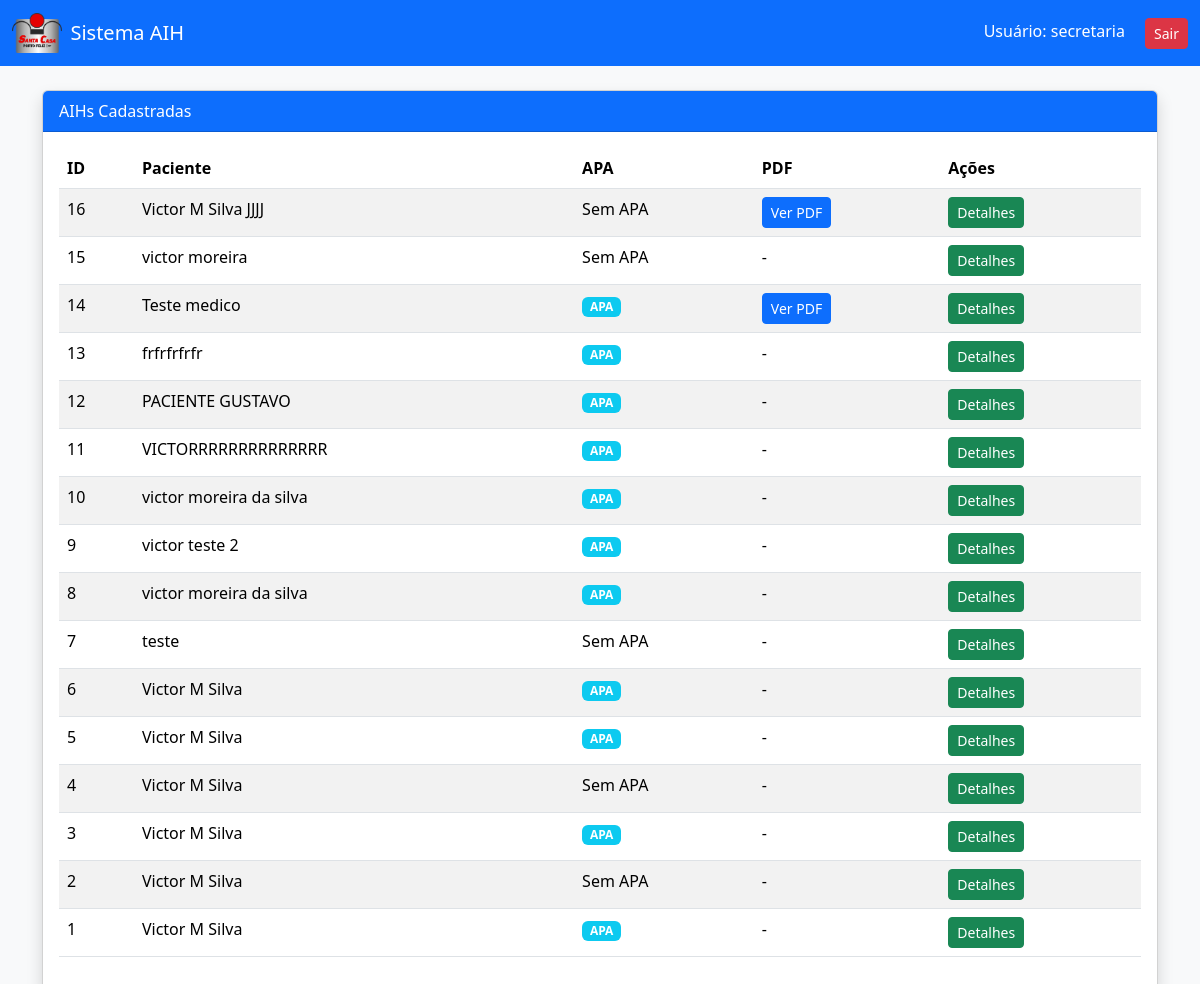
Screenshot of /aih (signed in) with the database file from the repository.
### tables this page shows
CREATE TABLE aih (
        id INTEGER PRIMARY KEY AUTOINCREMENT,

        -- PACIENTE
        nome_paciente TEXT,
        prontuario TEXT,
        cns TEXT,
        data_nascimento TEXT,
        sexo TEXT,
        raca_cor TEXT,
        etnia TEXT,
        nome_mae TEXT,
        telefone1 TEXT,
        telefone2 TEXT,
        responsavel TEXT,
        endereco TEXT,
        municipio TEXT,
        ibge TEXT,
        uf TEXT,
        cep TEXT,

        -- JUSTIFICATIVA
        sinais TEXT,
        condicoes TEXT,
        provas TEXT,
        diagnostico TEXT,
        cid_principal TEXT,
        cid_secundario TEXT,
        cid_associado TEXT,

        -- PROCEDIMENTO
        descricao_procedimento TEXT,
        codigo_procedimento TEXT,
        clinica TEXT,
        carater TEXT,
        doc_prof TEXT,
        numero_doc_prof TEXT,
        nome_prof TEXT,
        data_solicitacao TEXT,

        -- CAUSA EXTERNA
        tipo_acidente TEXT,
        cnpj_seguradora TEXT,
        cnpj_empresa TEXT,
        numero_bilhete TEXT,
        cnae TEXT,
        serie TEXT,
        cbor TEXT,
        vinculo_empresa TEXT,

        -- AUTORIZAÇÃO
        nome_autorizador TEXT,
        orgao_emissor TEXT,
        doc_autorizador TEXT,
        numero_doc_autorizador TEXT,
        data_autorizacao TEXT,
        numero_autorizacao TEXT,

        -- ARQUIVO
        arquivo_pdf TEXT,
        necessita_apa TEXT,
        status TEXT DEFAULT 'Pendente'

    , data_reprovacao TEXT, usuario_aprovacao TEXT, data_aprovacao TEXT, usuario_reprovacao TEXT);

### app.py (the view)
@app.route("/aih")
@login_required
def listar_aih_completa():
    conn = conectar_db()
    conn.row_factory = sqlite3.Row
    cursor = conn.cursor()
    cursor.execute("SELECT * FROM aih ORDER BY id DESC")
    lista = cursor.fetchall()
    conn.close()
    return render_template("aih_lista.html", lista=lista)

### app.py (called while the page is built)
def conectar_db():
    caminho = os.path.abspath("aih.db")
    conn = sqlite3.connect(
        caminho,
        timeout=10,
        check_same_thread=False
    )
    conn.row_factory = sqlite3.Row
    return conn

def login_required(func):
    @wraps(func)
    def wrapper(*args, **kwargs):
        if "usuario" not in session:
            return redirect(url_for("login"))
        return func(*args, **kwargs)
    return wrapper

@app.context_processor
def injetar_logo_santa_casa():
    static_dir = os.path.join(os.path.dirname(__file__), "static")
    for arquivo_logo in LOGO_CANDIDATOS:
        if os.path.exists(os.path.join(static_dir, arquivo_logo)):
            return {"logo_santa_casa": arquivo_logo}
    return {"logo_santa_casa": None}

### templates/aih_lista.html
{% extends "base.html" %}
{% block content %}
<div class="card shadow">
<div class="card-header bg-primary text-white">
AIHs Cadastradas
</div>
<div class="card-body">
<table class="table table-striped">
<thead>
<tr>
<th>ID</th>
<th>Paciente</th>
<th>APA</th>
<th>PDF</th>
<th>Ações</th>
</tr>
</thead>
<tbody>
{% for item in lista %}
<tr>
<td>{{ item.id }}</td>
<td>{{ item.nome_paciente }}</td>
<td>
{% if item.necessita_apa == "SIM" %}
<span class="badge bg-info">APA</span>
{% else %}
Sem APA
{% endif %}
</td>
<td>
{% if item.arquivo_pdf %}
<a href="/uploads/{{ item.arquivo_pdf }}" class="btn btn-sm btn-primary">
Ver PDF
</a>
{% else %}
-
{% endif %}
</td>
<td>
<a href="/ver_aih/{{ item.id }}" class="btn btn-sm btn-success">
Detalhes
</a>
</td>
</tr>
{% endfor %}
</tbody>
</table>
</div>
</div>
{% endblock %}

### rows the page displays
aih: id "16", nome_paciente "Victor M Silva JJJJ", necessita_apa "Sem APA"
aih: id "15", nome_paciente "victor moreira", necessita_apa "Sem APA"
aih: id "14", nome_paciente "Teste medico", necessita_apa "APA"
aih: id "13", nome_paciente "frfrfrfrfr", necessita_apa "APA"
aih: id "12", nome_paciente "PACIENTE GUSTAVO", necessita_apa "APA"
aih: id "11", nome_paciente "VICTORRRRRRRRRRRRRR", necessita_apa "APA"
aih: id "10", nome_paciente "victor moreira da silva", necessita_apa "APA"
aih: id "9", nome_paciente "victor teste 2", necessita_apa "APA"
aih: id "8", nome_paciente "victor moreira da silva", necessita_apa "APA"
aih: id "7", nome_paciente "teste", necessita_apa "Sem APA"
aih: id "6", nome_paciente "Victor M Silva", necessita_apa "APA"
aih: id "5", nome_paciente "Victor M Silva", necessita_apa "APA"
aih: id "4", nome_paciente "Victor M Silva", necessita_apa "Sem APA"
aih: id "3", nome_paciente "Victor M Silva", necessita_apa "APA"
aih: id "2", nome_paciente "Victor M Silva", necessita_apa "Sem APA"
aih: id "1", nome_paciente "Victor M Silva", necessita_apa "APA"

### other values shown
{{ session.usuario }} "secretaria"
